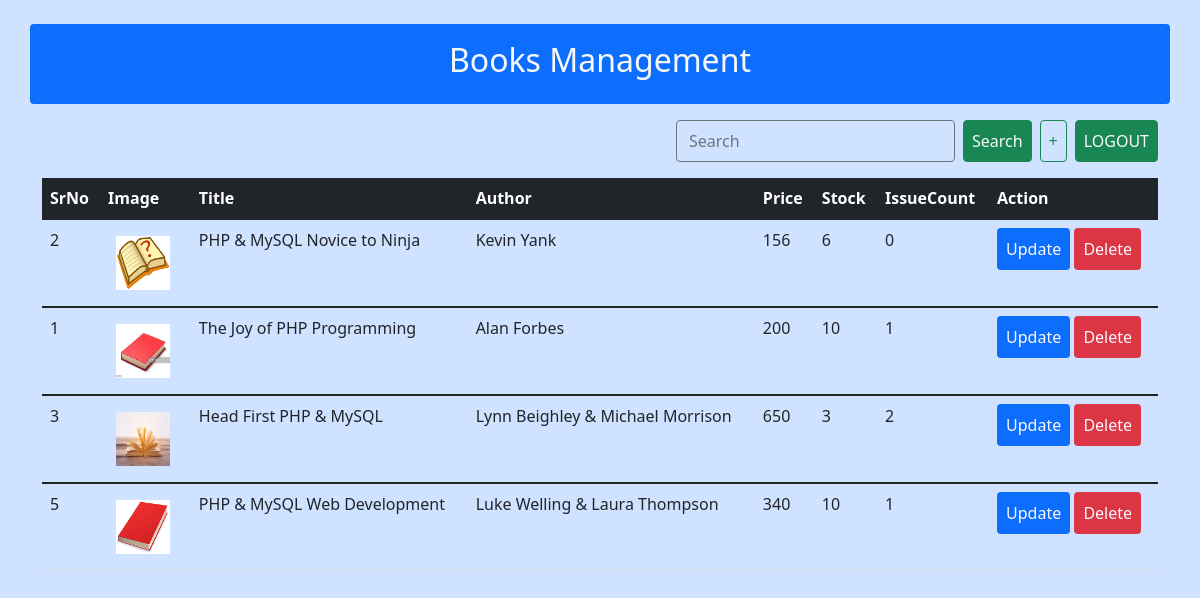
/ (signed in), run on the app's committed database.
### tables this page shows
CREATE TABLE `books` (
  `id` int(11) NOT NULL,
  `title` varchar(50) NOT NULL,
  `author` varchar(50) NOT NULL,
  `price` int(11) NOT NULL,
  `stock` int(11) NOT NULL,
  `titleurl` text NOT NULL,
  `pendingstock` int(11) NOT NULL,
  `datetime` timestamp NULL DEFAULT current_timestamp() ON UPDATE current_timestamp()
);

### index.php (the view, shortened to what this page needs)
<?php
require 'db.php';
?>
<!DOCTYPE html>
<html lang="en">
<head>
    <link href="https://cdn.jsdelivr.net/npm/bootstrap@5.1.3/dist/css/bootstrap.min.css" rel="stylesheet">
</head>
<body class="alert-primary">
	<div class="container mt-4">
        <div class="row text-center alert bg-primary">
            <h2 class="text-light">Books Management</h2>
        </div>
        <form action="index.php" method="post">
            <div class="navbar-nav mr-auto">
                <div class="col d-grid gap-2 d-md-flex justify-content-end nav-item">
                    <input class="form-control bg-transparent border-secondary w-25" placeholder="Search" type="text" name="search">
                    <input class="btn btn-success text-light nav-link p-2" value="Search" type="submit">
                    <a class="btn border-success text-success p-2" href="books-insert.php">+</a>
                    <a class="btn btn-success text-light p-2" href="logout.php">LOGOUT</a>
                </div>
            </div>
        </form>
    	<table class="table table-dark">
    		<thead>
        	<tr>
                    <th>SrNo</th>
                    <th>Image</th>
                    <th>Title</th>
                    <th>Author</th>
                    <th>Price</th>
                    <th>Stock</th>
                    <th>IssueCount</th>
                    <th>Action</th>
            </tr>
            </thead>
			<tbody class="table">
            <?php
            $search = isset($_POST['search'])?$_POST['search']:"";
            if($search == "")
            {
                $sql = "select
            b.*,count(bi.bookid) as issuecount
            from
            books as b LEFT JOIN
            bookissue as bi ON
            bi.bookid = b.id
            group by
            bi.bookid";
            }
    		$result = $db->query($sql);
            while ($row = $result->fetch_assoc())
            {
            ?>
            <tr>
                    <td><?=$row['id']?></td>
                    <td>
                        <img src="<?=$row['titleurl']?>" alt="" srcset="" height="70" width="70">
                    </td>
                    <td><?=$row['title']?></td>
                    <td><?=$row['author']?></td>
                    <td><?=$row['price']?></td>
                    <td><?=$row['stock']?></td>
                    <td><?=$row['issuecount']?></td>
                    <td>
                        <a class="btn text-light bg-primary" href="books-insert.php?id=<?=$row['id'];?>">Update</a>
                        <a class="btn text-light bg-danger" onclick="return confirm('Do you want to delete the record?');" href="books-delete.php?id=<?=$row['id'];?>">Delete</a>
                    </td>
            </tr>
            <?php
            	}
            ?>
			</tbody>
    	</table>
</div>
</body>
</html>

### data on the page
books: id "2", titleurl (picture), title "PHP & MySQL Novice to Ninja", author "Kevin Yank", price "156", stock "6", issuecount "0"
books: id "1", titleurl (picture), title "The Joy of PHP Programming", author "Alan Forbes", price "200", stock "10", issuecount "1"
books: id "3", titleurl (picture), title "Head First PHP & MySQL", author "Lynn Beighley & Michael Morrison", price "650", stock "3", issuecount "2"
books: id "5", titleurl (picture), title "PHP & MySQL Web Development", author "Luke Welling & Laura Thompson", price "340", stock "10", issuecount "1"
